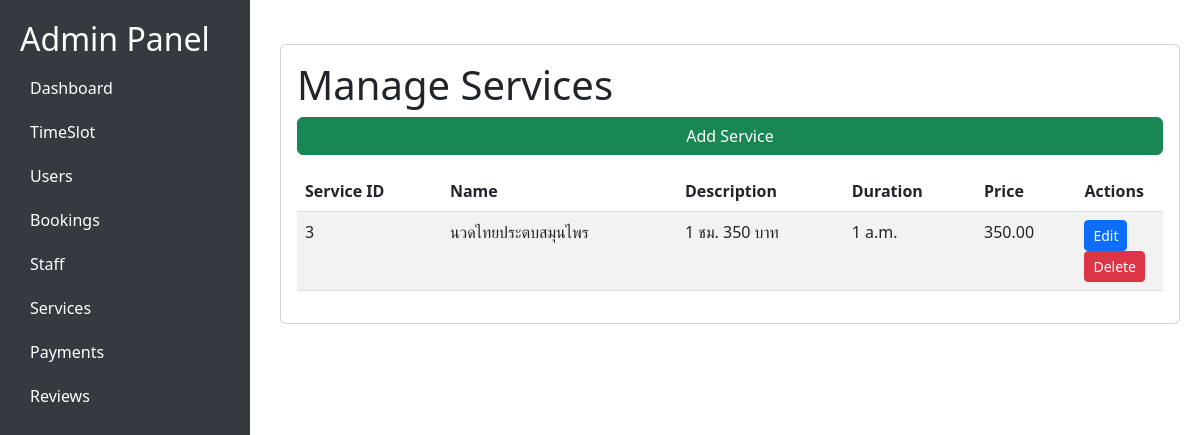
/admin-services/, run on an earlier commit of the app's database.
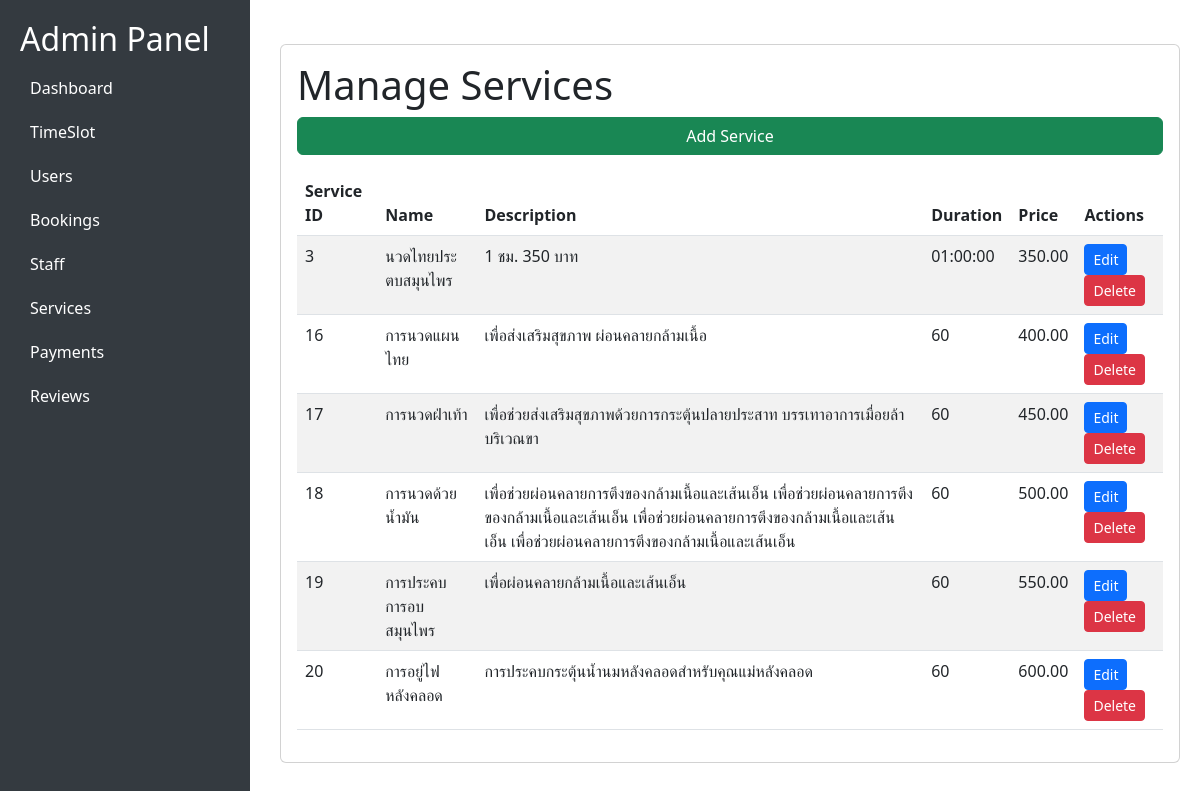
And on a later commit of the database.
### serviceApp/models.py (models this page shows, shortened)
class Service(models.Model):
    service_id = models.AutoField(primary_key=True)
    name = models.CharField(max_length=100)
    description = models.TextField()
    price = models.DecimalField(max_digits=10, decimal_places=2)
    duration = models.IntegerField(null=True, blank=True, default=None)

### serviceApp/views.py (the view)
# urls.py: path('admin-services/', views.manage_services),
def manage_services(request):
    service_list = Service.objects.all()
    return render(request, 'admin-services.html', {'service_list': service_list})

### serviceApp/templates/admin-services.html (shortened to what this page needs)
<!DOCTYPE html>
<html lang="en">
<head>
    <link href="https://cdn.jsdelivr.net/npm/bootstrap@5.3.0/dist/css/bootstrap.min.css" rel="stylesheet">
</head>
<body>
    <div class="sidebar">
        <h2>Admin Panel</h2>
        <a href="/ad">Dashboard</a>
        <a href="/admin-timeslot">TimeSlot</a>
        <a href="/admin-users"> Users</a>
        <a href="/admin-bookings"> Bookings</a>
        <a href="/admin-employees"> Staff</a>
        <a href="/admin-services"> Services</a>
        <a href="/admin-payments">Payments</a>
        <a href="/admin-reviews">Reviews</a>
    </div>
    <div class="content">
    <div class="card mt-4 p-3">
        <h1>Manage Services</h1>
        <button class="btn btn-success mb-3" data-bs-toggle="modal" data-bs-target="#addServiceModal">Add Service</button>
        <table class="table table-striped">
            <thead>
                <tr>
                    <th>Service ID</th>
                    <th>Name</th>
                    <th>Description</th>
                    <th>Duration</th>
                    <th>Price</th>
                    <th style="width:10%">Actions</th>
                </tr>
            </thead>
            <tbody>
                {% for service in service_list %}
                <tr>
                    <td>{{ service.service_id }}</td>
                    <td>{{ service.name }}</td>
                    <td>{{ service.description }}</td>
                    <td>{{ service.duration }}</td>
                    <td>{{ service.price }}</td>
                    <td>
                        <button class="btn btn-primary btn-sm" data-bs-toggle="modal" data-bs-target="#editServiceModal"
                            data-id="{{ service.service_id }}"
                            data-name="{{ service.name }}"
                            data-description="{{ service.description }}"
                            data-duration="{{ service.duration }}"
                            data-price="{{ service.price }}">Edit</button>
                        <form method="POST" action="{% url 'delete_service' service.service_id %}" style="display:inline;">
                            <button class="btn btn-danger btn-sm" onclick="confirmDelete('{{ service.service_id }}')">Delete</button>
                    </form>
                    </td>
                </tr>
                {% empty %}
                <tr>
                    <td colspan="6" class="text-center">No services found.</td>
                </tr>
                {% endfor %}
            </tbody>
        </table>
    </div>
</div>
</body>
</html>

What changed in the data, as far as the page shows it:
computed for Service "นวดไทยประตบสมุนไพร": duration "1 a.m." → "01:00:00"
added Service: service_id "16", name "การนวดแผนไทย", description "เพื่อส่งเสริมสุขภาพ ผ่อนคลายกล้ามเนื้อ", duration "60", price "400.00"
added Service: service_id "17", name "การนวดฝ่าเท้า", description "เพื่อช่วยส่งเสริมสุขภาพด้วยการกระตุ้นปลายประสาท บรรเทาอาการเมื่อยล้าบริเวณขา", duration "60", price "450.00"
added Service: service_id "18", name "การนวดด้วยน้ำมัน", description "เพื่อช่วยผ่อนคลายการตึงของกล้ามเนื้อและเส้นเอ็น เพื่อช่วยผ่อนคลายการตึงของกล้ามเนื้อและเส้นเอ็น เพื่อช่วยผ่อนคลายการตึงของกล้ามเนื้อและเส้นเอ็น เพื่อช่วยผ่อนคลายการตึงของกล้ามเนื้อและเส้นเอ็น", duration "60", price "500.00"
added Service: service_id "19", name "การประคบ การอบสมุนไพร", description "เพื่อผ่อนคลายกล้ามเนื้อและเส้นเอ็น", duration "60", price "550.00"
added Service: service_id "20", name "การอยู่ไฟหลังคลอด", description "การประคบกระตุ้นน้ำนมหลังคลอดสำหรับคุณแม่หลังคลอด", duration "60", price "600.00"
